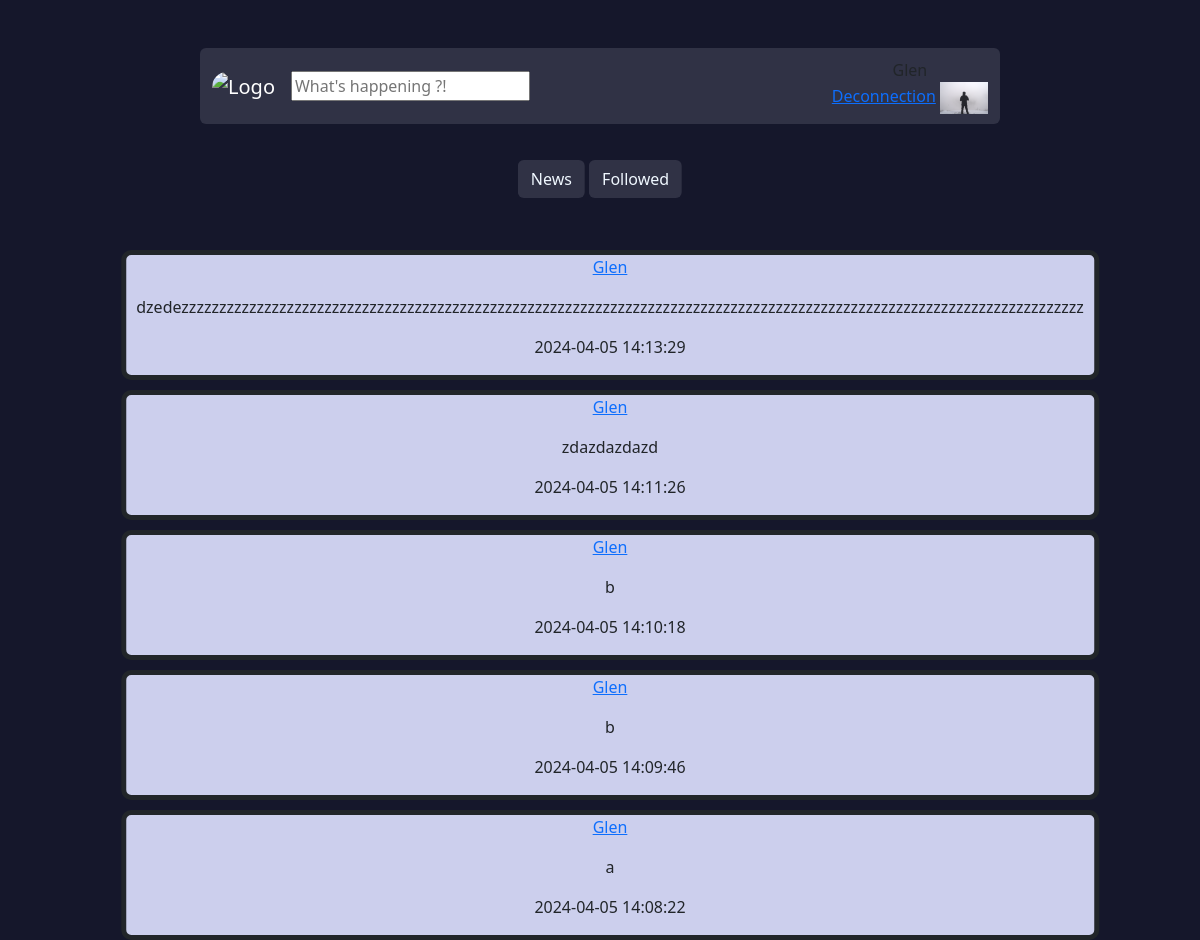
Before: /view/index.php (signed in) with the older database file.
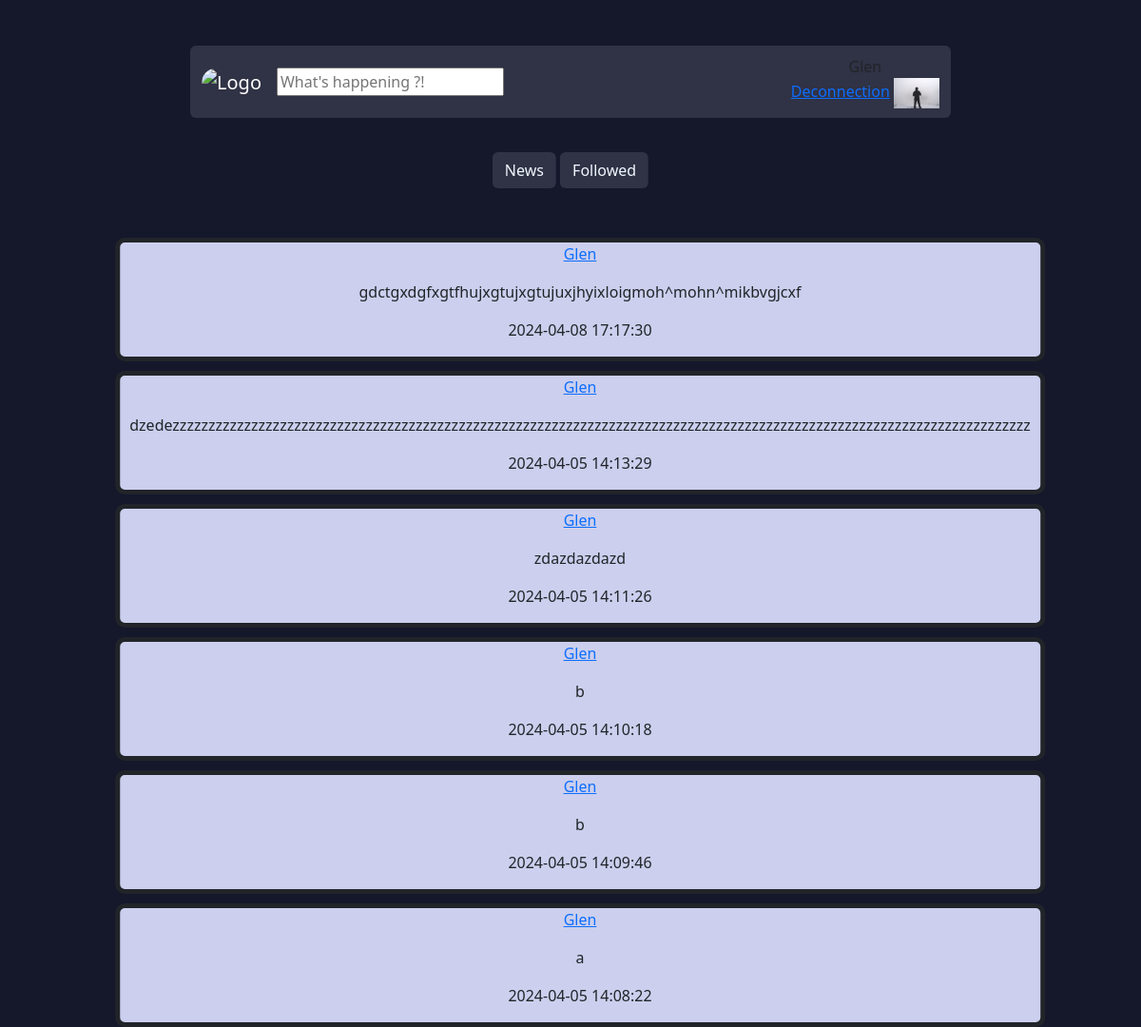
After: the same page with the newer database file.
### tables this page shows
CREATE TABLE `post` (
  `id` int(11) NOT NULL,
  `id_user` int(11) NOT NULL,
  `time` varchar(128) NOT NULL DEFAULT current_timestamp(),
  `content` text NOT NULL,
  `image` varchar(128) DEFAULT NULL
);

CREATE TABLE `user` (
  `id` int(11) NOT NULL,
  `first_name` varchar(32) NOT NULL,
  `last_name` varchar(32) NOT NULL,
  `age` tinyint(4) NOT NULL,
  `birthday` int(11) NOT NULL,
  `email` varchar(128) NOT NULL,
  `password` varchar(128) NOT NULL,
  `pseudo` varchar(32) NOT NULL,
  `admin` tinyint(4) DEFAULT NULL,
  `profile_picture` varchar(128) DEFAULT NULL,
  `ban` tinyint(4) NOT NULL
);

### view/index.php (the view, shortened to what this page needs)
<!DOCTYPE html>
<html lang="en">
<head>
  <link href="../css/style.css" rel="stylesheet">
  <link href="../css/style_popup.css" rel="stylesheet">
  <link href="https://cdn.jsdelivr.net/npm/bootstrap@5.3.3/dist/css/bootstrap.min.css" rel="stylesheet">
</head>
<body>
  <?php
  require("../model/database.php");
  ?>
  <?php
    require("navbar.php");
  ?>
  <div id ="maincontainer">
  <div id="button">
  <button type="button" class="btn btn" onclick="showRecent()" style="background-color: #303245; color:aliceblue">News</button>
  <button type="button" class="btn btn" onclick="showFollowed()" style="background-color: #303245; color:aliceblue">Followed</button>
</div>
    <div id="postbox">
  <div id="recent">
    <?php
    $sql = "SELECT * FROM post ORDER BY time DESC";
    $query = $db->prepare($sql);
    $query->execute();
    $data = $query->fetchAll();
    if (empty($data)) {
        echo "<p>Il n'y a pas de publication pour le moment.</p>";
    } else {
      foreach ($data as $post){
        $postData = $post;
        $post = new Post($postData['content'], $postData['id_user'], $postData['time'], $postData['id']);
        echo "<div class='post' id='post" . $post->getId() . "'>";
        $post->displayPost();
        echo "</div>";
      }
      }
    ?>
  </div>
</div>
</div>
</body>
</html>

### model/post_info.php (shortened to what this page needs)
<?php
class Post
{
    private $id;
    private $content;
    private $author;
    private $createdAt;
    public function __construct($content, $author, $createdAt ,$id)
    {
        $this->id = $id;
        $this->content = $content;
        $this->author = $author;
        $this->createdAt = $createdAt;
    }
    public function getId()
    {
        return $this->id;
    }
    public function displayPost()
    {
        global $db;
        $query = $db->prepare("SELECT pseudo FROM user WHERE id=?");
        $query->execute([$this->author]);
        $data = $query->fetch();
        if ($data) {
            echo "<a class='hello' id='nav-link' href='../view/user.php?id=" . $this->author . "'>";
            echo "<p class='author'>" . $data["pseudo"] . "</p>";
            echo "</a>";
        } else {
            echo "<p class='author'>Unknown</p>";
        }
        echo "<p class='content'>$this->content</p>";
        echo "<p class='createdAt'>$this->createdAt</p>";
    }
}

Changed rows visible on the page:
added post: id_user.pseudo "Glen", content "gdctgxdgfxgtfhujxgtujxgtujuxjhyixloigmoh^mohn^mikbvgjcxf", time "2024-04-08 17:17:30"
